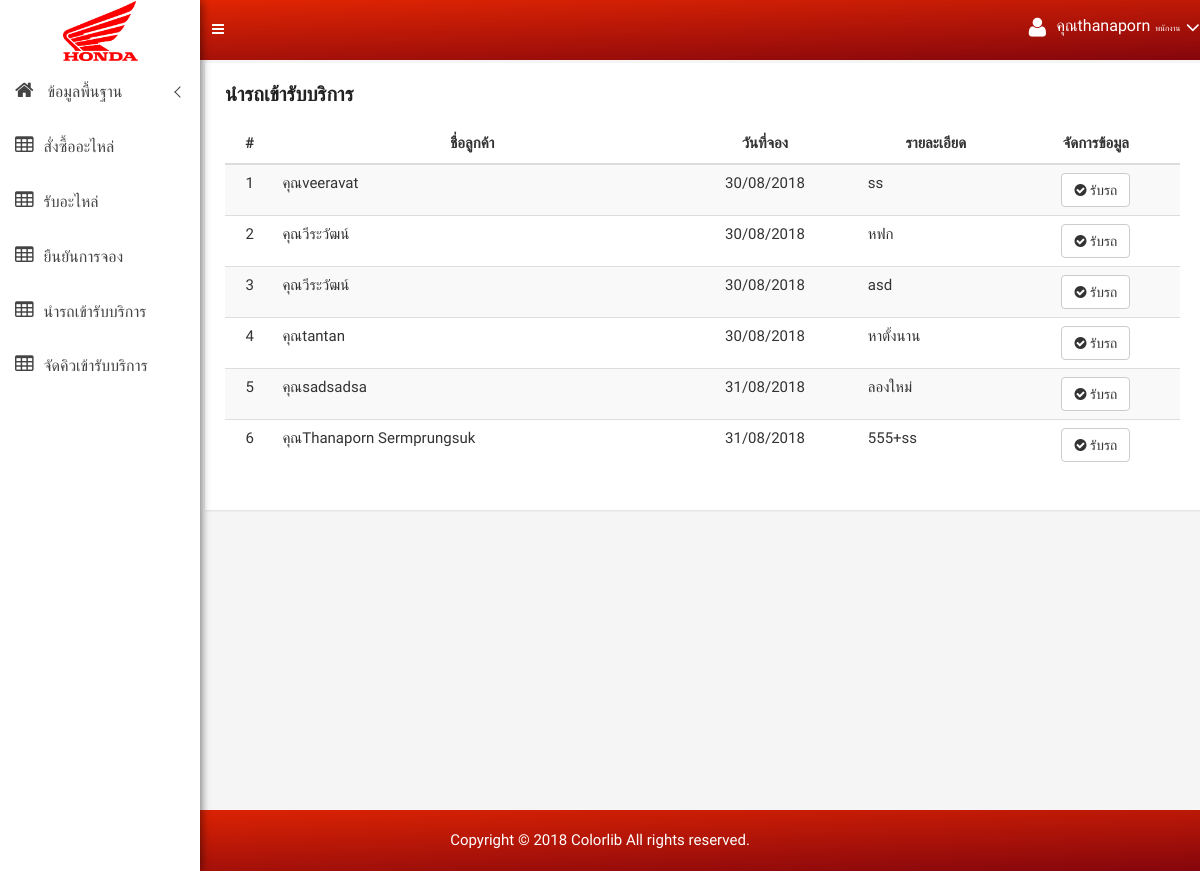
/get_car_list.php (signed in), run on an earlier commit of the app's database.
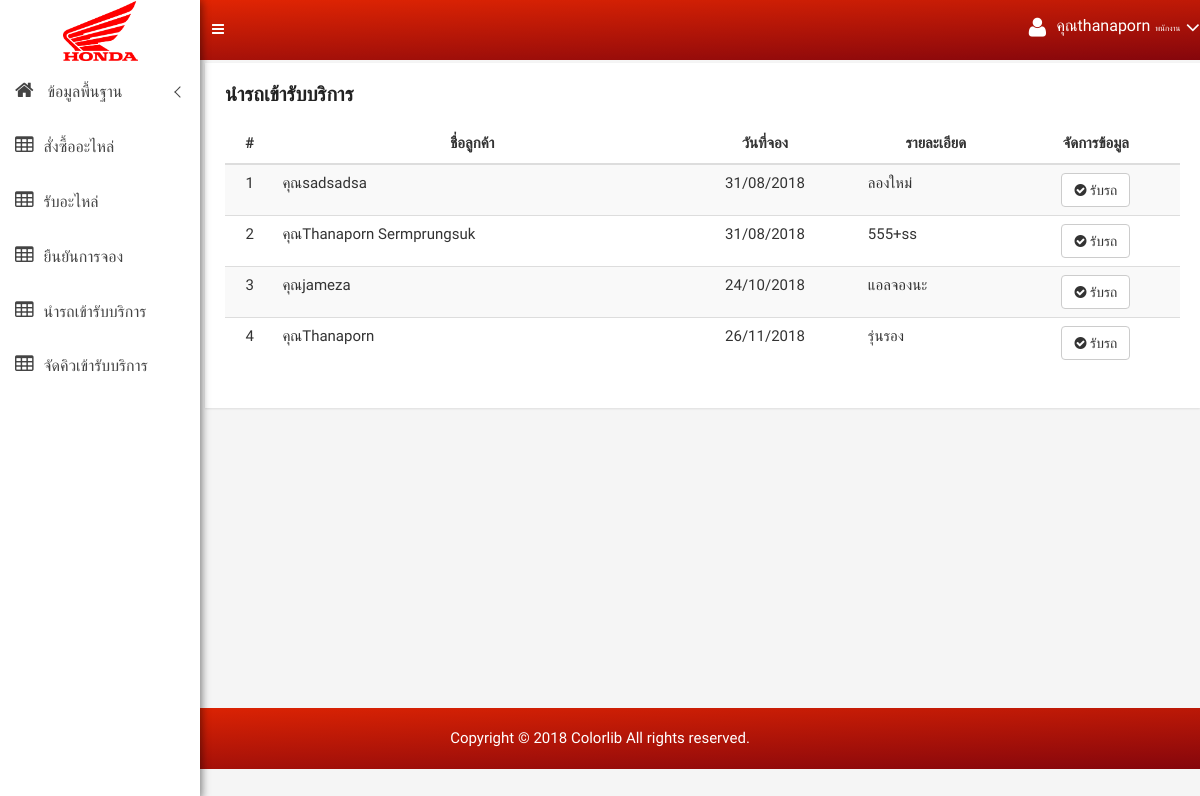
And on a later commit of the database.
### tables this page shows
CREATE TABLE `reservation` (
  `rs_id` int(50) NOT NULL,
  `rs_description` text NOT NULL,
  `rs_date` date NOT NULL,
  `rs_status` varchar(50) NOT NULL,
  `cus_id` varchar(50) NOT NULL,
  PRIMARY KEY (`rs_id`),
  KEY `cus_id` (`cus_id`)
);

CREATE TABLE `customer` (
  `cus_id` varchar(30) NOT NULL,
  `cus_user` varchar(255) DEFAULT NULL,
  `cus_pass` varchar(255) DEFAULT NULL,
  `cus_name` varchar(50) DEFAULT NULL,
  `cus_add` text,
  `cus_tel` varchar(30) DEFAULT NULL,
  `co_id` varchar(30) DEFAULT NULL,
  PRIMARY KEY (`cus_id`),
  KEY `co_id` (`co_id`)
);

### config.php (called while the page is built, shortened)
<?php
function FormatDay($mydate){
    $originalDate = $mydate;
    $newDate = date("d/m/Y", strtotime($originalDate));
    return $newDate;
}
?>

### get_car_list.php (the view)
<?php include "sitebar.php"; ?>
<?php include "header.php"; ?>
<div class="container-fluid">
    <div class="product-status-wrap">
        <h4>นำรถเข้ารับบริการ</h4>
        <div class="row">
            <div class="col-md-12">
                <table class="table table-striped table-hover">
                    <thead>
                    <tr>
                        <th class="text-center">#</th>
                        <th class="text-center">ชื่อลูกค้า</th>
                        <th class="text-center">วันที่จอง</th>
                        <th class="text-center">รายละเอียด</th>
                        <th class="text-center">จัดการข้อมูล</th>
                    </tr>
                    </thead>
                    <tbody>
                    <?php
                    $n = 0;
                    if (isset($_GET['search'])) {
                        $sql = "select * from reservation where rs_status='ยืนยันการจองแล้ว' and  rs_id like '%" . $_GET['search'] . "%' order by rs_id asc";
                    } else {
                        $sql = "select * from reservation where rs_status='ยืนยันการจองแล้ว' order by rs_id asc";
                    }
                    $query = mysqli_query($connect, $sql);
                    if (mysqli_num_rows($query) > 0 ) {
                        while ($array = mysqli_fetch_array($query)) {
                            $n++;
                            $sql2 = "select * from customer where cus_id='".$array['cus_id']."'";
                            $query2 = mysqli_query($connect, $sql2);
                            $array2 = mysqli_fetch_array($query2);
                            ?>
                            <tr>
                                <td class="text-center" scope="row"><?= $n; ?></td>
                                <td style="max-width: 200px">คุณ<?= $array2['cus_name'] ?></td>
                                <td class="text-center"><?= FormatDay($array['rs_date']) ?></td>
                                <td><?= $array['rs_description'] ?></td>
                                <td class="text-center">
                                    <a data-toggle="tooltip" href="get_car_form.php?id=<?= $array['rs_id'] ?>" class="btn btn-default" data-original-title="Confirm"><i class="fa fa-check-circle" aria-hidden="true"> รับรถ</i></a>
                                </td>
                            </tr>
                            <?php
                        }
                    } else {
                        ?>
                        <tr>
                            <th style="text-align: center;color: red;" colspan="5"> ไม่พบข้อมูล</th>
                        </tr>
                        <?php
                    }
                    ?>
                    </tbody>
                </table>
            </div>
        </div>
    </div>
</div>
<br><br><br><br><br><br><br><br><br><br><br><br><br><br><br>
<?php include "footer.php"; ?>

What changed in the data, as far as the page shows it:
no longer on this page (row edited): reservation: cus.cus_name "veeravat", rs_date "30/08/2018", rs_description "ss"
no longer on this page (row edited): reservation: cus.cus_name "วีระวัฒน์", rs_date "30/08/2018", rs_description "หฟก"
no longer on this page (row edited): reservation: cus.cus_name "วีระวัฒน์", rs_date "30/08/2018", rs_description "asd"
no longer on this page (row edited): reservation: cus.cus_name "tantan", rs_date "30/08/2018", rs_description "หาตั้งนาน"
now on this page (row edited): reservation: cus.cus_name "jameza", rs_date "24/10/2018", rs_description "แอลจองนะ"
now on this page (row edited): reservation: cus.cus_name "Thanaporn", rs_date "26/11/2018", rs_description "รุ่นรอง"
